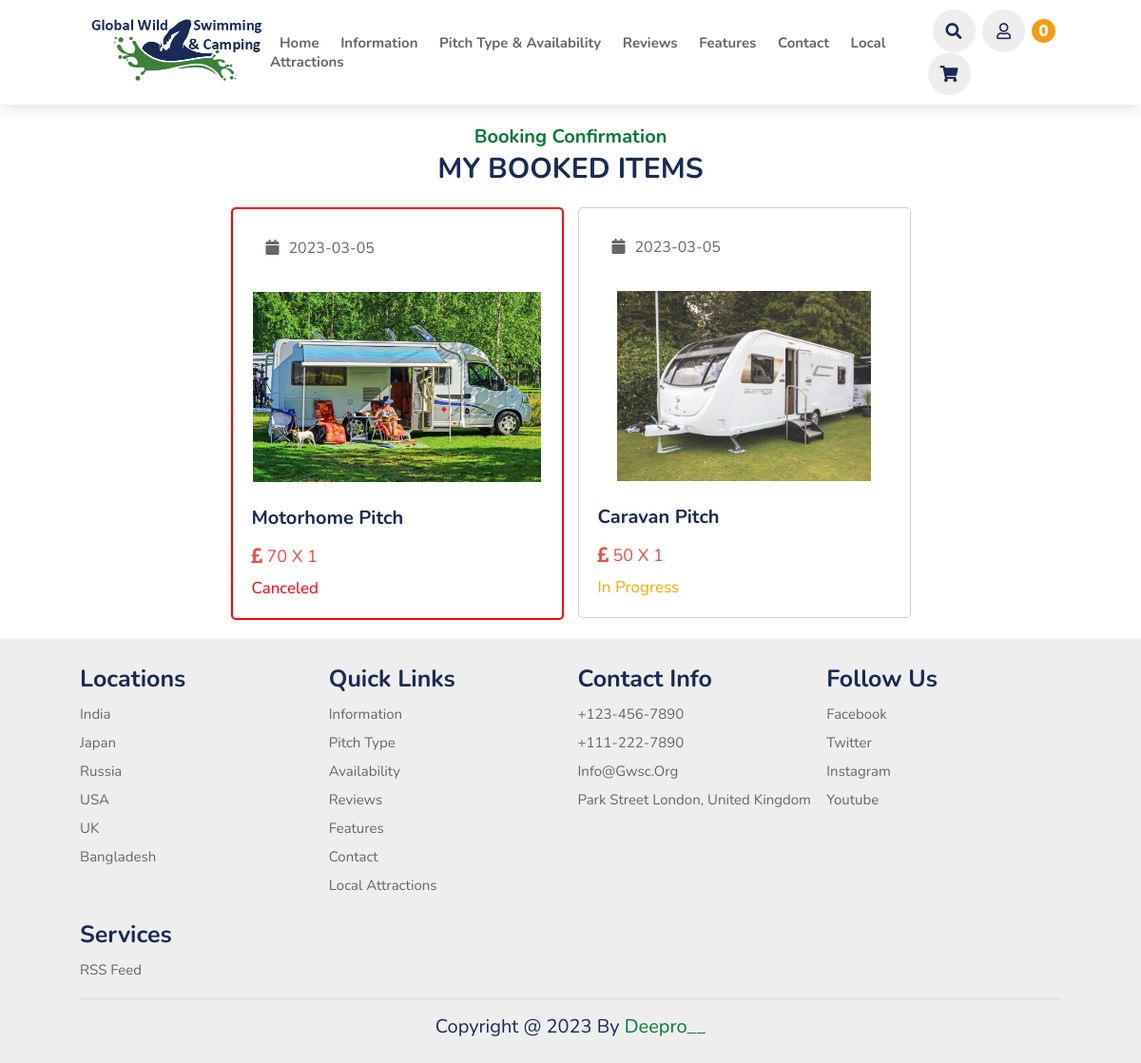
Screenshot of /booked.php (signed in) with the database file from the repository.
### tables this page shows
CREATE TABLE `pitch` (
  `id` varchar(20) NOT NULL,
  `name` varchar(50) NOT NULL,
  `description` varchar(500) NOT NULL,
  `price` varchar(10) NOT NULL,
  `image` varchar(50) NOT NULL
);

CREATE TABLE `confirm_booking` (
  `id` varchar(20) NOT NULL,
  `user_id` varchar(20) NOT NULL,
  `name` varchar(50) NOT NULL,
  `number` varchar(10) NOT NULL,
  `email` varchar(50) NOT NULL,
  `address` varchar(200) NOT NULL,
  `address_type` varchar(10) NOT NULL,
  `method` varchar(50) NOT NULL,
  `pitch_id` varchar(20) NOT NULL,
  `price` varchar(10) NOT NULL,
  `qty` varchar(2) NOT NULL,
  `date` date NOT NULL DEFAULT current_timestamp(),
  `status` varchar(50) NOT NULL DEFAULT 'in progress'
);

### booked.php (the view, shortened to what this page needs)
<?php
include 'components/config.php';
if (isset($_COOKIE['user_id'])) {
    $user_id = $_COOKIE['user_id'];
} else {
    setcookie('user_id', create_unique_id(), time() + 60 * 60 * 24 * 30);
}
?>
<!DOCTYPE html>
<html lang="en">
<head>
    <link rel="stylesheet" href="https://cdn.jsdelivr.net/npm/swiper@8/swiper-bundle.min.css" />
    <link rel="stylesheet" href="https://cdnjs.cloudflare.com/ajax/libs/font-awesome/5.15.3/css/all.min.css" />
    <link rel="stylesheet" href="css/style.css">
</head>
<body>
    <?php include 'components/header.php'; ?>
    <section>
        <div class="booked">
            <h3 class="sub-heading">Booking Confirmation</h3>
            <h1 class="heading">my booked items</h1>
            <div class="box-container">
                <?php
                $select_orders = $conn->prepare("SELECT * FROM `confirm_booking` WHERE user_id = ? ORDER BY date DESC");
                $select_orders->execute([$user_id]);
                if ($select_orders->rowCount() > 0) {
                    while ($fetch_order = $select_orders->fetch(PDO::FETCH_ASSOC)) {
                        $select_pitch = $conn->prepare("SELECT * FROM `pitch` WHERE id = ?");
                        $select_pitch->execute([$fetch_order['pitch_id']]);
                        if ($select_pitch->rowCount() > 0) {
                            while ($fetch_pitch = $select_pitch->fetch(PDO::FETCH_ASSOC)) {
                ?>
                                <div class="box" <?php if ($fetch_order['status'] == 'canceled') {
                                                        echo 'style="border:.2rem solid red";';
                                                    }; ?>>
                                    <a href="view_booked_items.php?get_id=<?= $fetch_order['id']; ?>">
                                        <p class="date"><i class="fa fa-calendar"></i><span><?= $fetch_order['date']; ?></span></p>
                                        <img src="uploaded_files_pitch/<?= $fetch_pitch['image']; ?>" class="image" alt="">
                                        <h3 class="name"><?= $fetch_pitch['name']; ?></h3>
                                        <p class="price"><i class="fas fa-pound-sign"></i> <?= $fetch_order['price']; ?> x <?= $fetch_order['qty']; ?></p>
                                        <p class="status" style="color:<?php if ($fetch_order['status'] == 'delivered') {
                                                                            echo 'green';
                                                                        } elseif ($fetch_order['status'] == 'canceled') {
                                                                            echo 'red';
                                                                        } else {
                                                                            echo 'orange';
                                                                        }; ?>"><?= $fetch_order['status']; ?></p>
                                    </a>
                                </div>
                <?php
                            }
                        }
                    }
                } else {
                    echo '<p class="empty">no orders found!</p>';
                }
                ?>
            </div>
        </div>
    </section>
    <?php include 'components/footer.php'; ?>
</body>
</html>

### css/style.css (style rules this page uses)
:root { --green: #047a36; --black: #192a56; --red: #eb4d4b; --orange: #f39c12; --light-color: #666; --gray-color: #c9c6c6; --box-shadow: 0 .5rem 1.5rem rgba(0, 0, 0, .1); --green-gradient: rgb(6, 129, 57); --white: #fff; --border: .1rem solid rgba(0, 0, 0, .2); }
* { font-family: 'Nunito', sans-serif; margin: 0; padding: 0; box-sizing: border-box; text-decoration: none; outline: none; border: none; text-transform: capitalize; transition: all .2s linear; }
html { font-size: 62.5%; overflow-x: hidden; scroll-padding-top: 5.5rem; scroll-behavior: smooth; }
section { padding: 2rem 7%; }
.sub-heading { text-align: center; color: var(--green); font-size: 2rem; padding-top: 1rem; }
.heading { text-align: center; color: var(--black); font-size: 3rem; padding-bottom: 2rem; text-transform: uppercase; }
section .booked { padding-top: 10rem; }
.booked .box-container { display: grid; grid-template-columns: repeat(auto-fit, 35rem); align-items: flex-start; justify-content: center; gap: 1.5rem; }
.booked .box-container .box { background-color: var(--white); border-radius: .5rem; border: var(--border); padding: 2rem; overflow-x: hidden; }
.booked .box-container .box .date { padding: 1rem 1.5rem; color: var(--light-color); background-color: var(--light-bg); font-size: 1.6rem; display: inline-block; margin-bottom: 1.5rem; border-radius: .5rem; }
.booked .box-container .box .date i { margin-right: 1rem; color: var(--main-color); }
.booked .box-container .box .image { height: 20rem; width: 100%; object-fit: contain; margin: 1rem 0; }
.booked .box-container .box .name { font-size: 2rem; color: var(--black); text-overflow: ellipsis; margin: 1rem 0; overflow-x: hidden; }
.booked .box-container .box .price { color: var(--red); font-size: 1.8rem; padding: .5rem 0; }
.booked .box-container .box .status { padding-top: .5rem; font-size: 1.7rem; }

### rows the page displays
confirm_booking: date "2023-03-05", price "70", qty "1", status "Canceled"
pitch: image (picture), name "Motorhome Pitch"
confirm_booking: date "2023-03-05", price "50", qty "1", status "In Progress"
pitch: image (picture), name "Caravan Pitch"

### other values shown
$total_cart_items "0"
